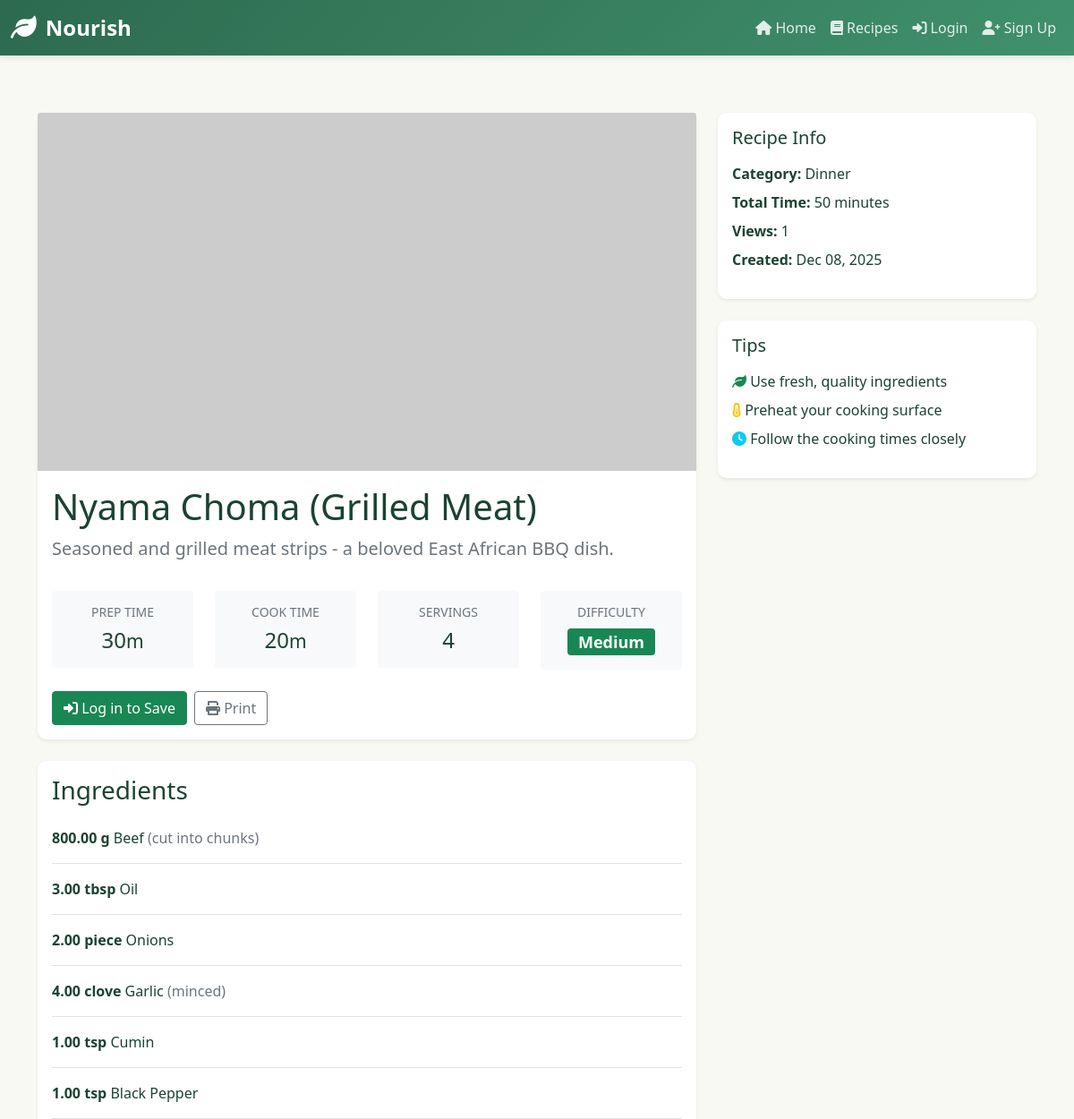
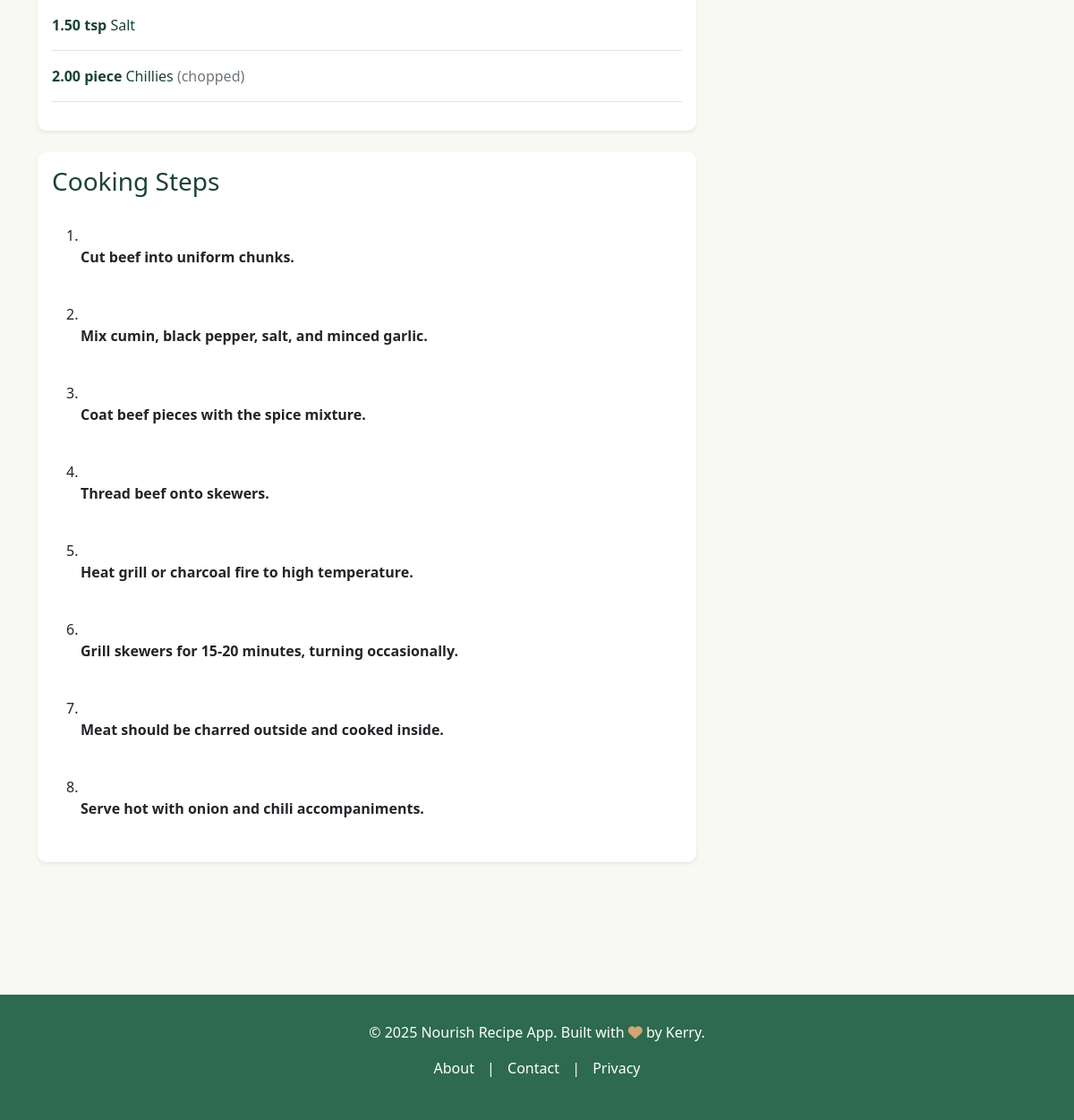
The app's page /recipe/2/ with its own data (2 pictures, top to bottom).
### ingredient/models.py (models this page shows, shortened)
class Recipe(models.Model):
  DIFFICULTY_CHOICES = [
      ('easy', 'Easy'),
      ('medium', 'Medium'),
      ('hard', 'Hard'),
  ]
  CATEGORY_CHOICES = [
      ('breakfast', 'Breakfast'),
      ('lunch', 'Lunch'),
      ('dinner', 'Dinner'),
      ('snack', 'Snack'),
      ('dessert', 'Dessert'),
      ('beverage', 'Beverage'),
      ('other', 'Other'),
  ]
  title = models.CharField(max_length=255)
  description = models.TextField(blank=True)
  prep_time = models.IntegerField(default=15, help_text="minutes")
  cook_time = models.IntegerField(default=30, help_text="minutes")
  servings = models.IntegerField(default=4)
  difficulty = models.CharField(max_length=50, choices=DIFFICULTY_CHOICES, default='medium')
  category = models.CharField(max_length=50, choices=CATEGORY_CHOICES, default='other')
  image = models.URLField(blank=True)  # Using URL for now, can switch to ImageField later
  created_by = models.ForeignKey(User, on_delete=models.CASCADE, related_name='recipes', null=True, blank=True)
  created_at = models.DateTimeField(auto_now_add=True)
  updated_at = models.DateTimeField(auto_now=True)
  is_published = models.BooleanField(default=True)
  views_count = models.IntegerField(default=0)
  class Meta:
    ordering = ['-created_at']

class RecipeIngredient(models.Model):
  UNIT_CHOICES = [
      ('g', 'grams'),
      ('kg', 'kilograms'),
      ('ml', 'milliliters'),
      ('l', 'liters'),
      ('tbsp', 'tablespoons'),
      ('tsp', 'teaspoons'),
      ('cup', 'cups'),
      ('piece', 'pieces'),
      ('whole', 'whole'),
      ('pinch', 'pinches'),
      ('dash', 'dashes'),
  ]
  recipe = models.ForeignKey(Recipe, on_delete=models.CASCADE, related_name='ingredients')
  ingredient = models.ForeignKey(Ingredient, on_delete=models.PROTECT)
  amount = models.DecimalField(max_digits=8, decimal_places=2)
  unit = models.CharField(max_length=50, choices=UNIT_CHOICES)
  notes = models.CharField(max_length=255, blank=True)  # e.g., "chopped", "minced"
  class Meta:
    ordering = ['id']

class Ingredient(models.Model):
  CATEGORIES = [
      ('vegetable', 'Vegetables'),
      ('fruit', 'Fruits'),
      ('grain', 'Grains'),
      ('protein', 'Proteins'),
      ('dairy', 'Dairy'),
      ('spice', 'Spices'),
      ('oil', 'Oils & Condiments'),
      ('other', 'Other'),
  ]
  name = models.CharField(max_length=255, unique=True)
  category = models.CharField(max_length=50, choices=CATEGORIES, default='other')
  img_url = models.URLField(blank=True, null=True)
  created_at = models.DateTimeField(auto_now_add=True)
  class Meta:
    ordering = ['name']

class RecipeStep(models.Model):
  recipe = models.ForeignKey(Recipe, on_delete=models.CASCADE, related_name='steps')
  order = models.IntegerField()
  instruction = models.TextField()
  time_minutes = models.IntegerField(null=True, blank=True, help_text="Time for this step (optional)")
  class Meta:
    ordering = ['order']
    unique_together = ('recipe', 'order')

### ingredient/views.py (the view)
# urls.py: path('recipe/<int:recipe_id>/', recipe_detail, name='recipe_detail'),
def recipe_detail(request, recipe_id):
  recipe = get_object_or_404(Recipe, id=recipe_id)
  recipe.views_count += 1
  recipe.save(update_fields=['views_count'])
  avg_rating = recipe.ratings.aggregate(Avg('score'))['score__avg'] or 0
  user_rating = None
  is_favorited = False
  if request.user.is_authenticated:
    user_rating = recipe.ratings.filter(user=request.user).first()
    is_favorited = Favorite.objects.filter(user=request.user, recipe=recipe).exists()
  context = {
    'recipe': recipe,
    'avg_rating': round(avg_rating, 1) if avg_rating else 0,
    'user_rating': user_rating,
    'is_favorited': is_favorited,
    'reviews': recipe.reviews.all(),
  }
  return render(request, 'recipe_detail.html', context)

### templates/recipe_detail.html (shortened to what this page needs)
{% extends 'base.html' %}
{% load static %}
{% block content %}
<div class="row mb-4">
    <div class="col-lg-8">
        <div class="card mb-4 border-0 shadow-sm">
            {% if recipe.image %}
                <img src="{{ recipe.image }}" class="card-img-top" alt="{{ recipe.title }}" style="height: 400px; object-fit: cover;">
            {% else %}
                <div class="card-img-top bg-light d-flex align-items-center justify-content-center" style="height: 400px;">
                    <i class="fas fa-utensils fa-5x text-muted"></i>
                </div>
            {% endif %}
            <div class="card-body">
                <div class="d-flex justify-content-between align-items-start mb-3">
                    <div>
                        <h1 class="card-title mb-2">{{ recipe.title }}</h1>
                        {% if recipe.description %}
                            <p class="lead text-muted">{{ recipe.description }}</p>
                        {% endif %}
                    </div>
                </div>
                <div class="row mb-4">
                    <div class="col-md-3">
                        <div class="text-center p-3 bg-light rounded">
                            <h6 class="text-muted small mb-2">PREP TIME</h6>
                            <h4 class="mb-0">{{ recipe.prep_time }}<span class="small">m</span></h4>
                        </div>
                    </div>
                    <div class="col-md-3">
                        <div class="text-center p-3 bg-light rounded">
                            <h6 class="text-muted small mb-2">COOK TIME</h6>
                            <h4 class="mb-0">{{ recipe.cook_time }}<span class="small">m</span></h4>
                        </div>
                    </div>
                    <div class="col-md-3">
                        <div class="text-center p-3 bg-light rounded">
                            <h6 class="text-muted small mb-2">SERVINGS</h6>
                            <h4 class="mb-0">{{ recipe.servings }}</h4>
                        </div>
                    </div>
                    <div class="col-md-3">
                        <div class="text-center p-3 bg-light rounded">
                            <h6 class="text-muted small mb-2">DIFFICULTY</h6>
                            <h4 class="mb-0"><span class="badge bg-success">{{ recipe.difficulty|title }}</span></h4>
                        </div>
                    </div>
                </div>
                <div class="d-flex gap-2">
                    {% if user.is_authenticated %}
                        <a href="{% url 'add_to_shopping_list' recipe.id %}" class="btn btn-success">
                            <i class="fas fa-shopping-cart"></i> Add to Shopping List
                        </a>
                        <a href="{% url 'add_review' recipe.id %}" class="btn btn-primary">
                            <i class="fas fa-comment"></i> Write Review
                        </a>
                    {% else %}
                        <a href="{% url 'login' %}" class="btn btn-success">
                            <i class="fas fa-sign-in-alt"></i> Log in to Save
                        </a>
                    {% endif %}
                    <button class="btn btn-outline-secondary" onclick="window.print()">
                        <i class="fas fa-print"></i> Print
                    </button>
                </div>
            </div>
        </div>
        <div class="card mb-4 border-0 shadow-sm">
            <div class="card-body">
                <h3 class="card-title mb-4">Ingredients</h3>
                <ul class="list-unstyled">
                    {% for ingredient in recipe.ingredients.all %}
                        <li class="mb-3 pb-3 border-bottom">
                            <div class="d-flex justify-content-between">
                                <div>
                                    <strong class="ingredient-amount" data-amount="{{ ingredient.amount }}" data-unit="{{ ingredient.unit }}">
                                        {{ ingredient.amount }} {{ ingredient.unit }}
                                    </strong>
                                    {{ ingredient.ingredient.name }}
                                    {% if ingredient.notes %}
                                        <span class="text-muted">({{ ingredient.notes }})</span>
                                    {% endif %}
                                </div>
                            </div>
                        </li>
                    {% empty %}
                        <li class="text-muted">No ingredients listed</li>
                    {% endfor %}
                </ul>
            </div>
        </div>
        <div class="card mb-4 border-0 shadow-sm">
            <div class="card-body">
                <h3 class="card-title mb-4">Cooking Steps</h3>
                <ol class="list-group list-group-numbered">
                    {% for step in recipe.steps.all %}
                        <li class="list-group-item border-0 mb-3 pb-3">
                            <div class="ms-3">
                                <strong>{{ step.instruction }}</strong>
                            </div>
                        </li>
                    {% empty %}
                        <li class="text-muted">No steps listed</li>
                    {% endfor %}
                </ol>
            </div>
        </div>
    </div>
    <div class="col-lg-4">
        <div class="card border-0 shadow-sm mb-4 sticky-top" style="top: 20px;">
            <div class="card-body">
                <h5 class="card-title mb-3">Recipe Info</h5>
                <ul class="list-unstyled">
                    <li class="mb-2">
                        <strong>Category:</strong> {{ recipe.category|title }}
                    </li>
                    <li class="mb-2">
                        <strong>Total Time:</strong> {{ recipe.prep_time|add:recipe.cook_time }} minutes
                    </li>
                    <li class="mb-2">
                        <strong>Views:</strong> {{ recipe.views_count }}
                    </li>
                    <li class="mb-2">
                        <strong>Created:</strong> {{ recipe.created_at|date:"M d, Y" }}
                    </li>
                </ul>
            </div>
        </div>
        <div class="card border-0 shadow-sm">
            <div class="card-body">
                <h5 class="card-title mb-3">Tips</h5>
                <ul class="list-unstyled">
                    <li class="mb-2">
                        <i class="fas fa-leaf text-success"></i> Use fresh, quality ingredients
                    </li>
                    <li class="mb-2">
                        <i class="fas fa-thermometer-half text-warning"></i> Preheat your cooking surface
                    </li>
                    <li class="mb-2">
                        <i class="fas fa-clock text-info"></i> Follow the cooking times closely
                    </li>
                </ul>
            </div>
        </div>
    </div>
</div>
{% endblock %}

### templates/base.html (style rules this page uses)
:root { --primary-green: #2d6a4f; --secondary-green: #40916c; --light-green: #52b788; --cream: #f8f9f3; --dark: #1b4332; --warning: #d4a574; }
body { font-family: 'Segoe UI', Tahoma, Geneva, Verdana, sans-serif; background-color: var(--cream); color: var(--dark); }
.card { border: none; box-shadow: 0 2px 8px rgba(0,0,0,0.1); transition: transform 0.3s ease, box-shadow 0.3s ease; border-radius: 10px; }

### records on screen
Recipe: title "Nyama Choma (Grilled Meat)", description "Seasoned and grilled meat strips - a beloved East African BBQ dish.", prep_time "30", cook_time "20", servings "4", difficulty "Medium", category "Dinner", prep_time|add "50", views_count "1", created_at "Dec 08, 2025"
RecipeIngredient: amount "800.00", unit "g", ingredient.name "Beef", notes "cut into chunks"
RecipeIngredient: amount "3.00", unit "tbsp", ingredient.name "Oil"
RecipeIngredient: amount "2.00", unit "piece", ingredient.name "Onions"
RecipeIngredient: amount "4.00", unit "clove", ingredient.name "Garlic", notes "minced"
RecipeIngredient: amount "1.00", unit "tsp", ingredient.name "Cumin"
RecipeIngredient: amount "1.00", unit "tsp", ingredient.name "Black Pepper"
RecipeIngredient: amount "1.50", unit "tsp", ingredient.name "Salt"
RecipeIngredient: amount "2.00", unit "piece", ingredient.name "Chillies", notes "chopped"
RecipeStep: instruction "Cut beef into uniform chunks."
RecipeStep: instruction "Mix cumin, black pepper, salt, and minced garlic."
RecipeStep: instruction "Coat beef pieces with the spice mixture."
RecipeStep: instruction "Thread beef onto skewers."
RecipeStep: instruction "Heat grill or charcoal fire to high temperature."
RecipeStep: instruction "Grill skewers for 15-20 minutes, turning occasionally."
RecipeStep: instruction "Meat should be charred outside and cooked inside."
RecipeStep: instruction "Serve hot with onion and chili accompaniments."
